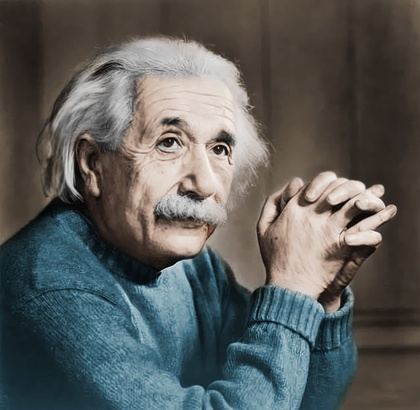
%> input picture Matlab/GenerateJigsaw/Albert_Einstein.jpg, 420 x 410 px, shrunk from 640 x 625 before the run
$ octave --eval "JigSaw;"   (GNU Octave 9; MATLAB toolbox functions it lacks are replaced by stand-ins)
%> lines starting %> are read from the running program, lines starting %| are printed output that depends on the picture
function JigSaw
% written by Lindo Ouseph
% Research scholar, Department of Electronics,CUSAT,Kochi,India
% Jigsaw puzzle
close all;clc
global status h s D1 m Im
status=0;
% [file path]=uigetfile('*');
% Im=imread([path,file]);
Im=imread('Albert_Einstein.jpg');
%> Im is the input picture: size 410x420x3 uint8; mean R, G, B 90.4, 92.1, 90
% m=input('Partitions : ');
m=4;
s=size(Im);
%> s = [410 420 3]
dr=floor(s(1)/m);dc=floor(s(2)/m);
%> after `dr=floor(s(1)/m)`: dr = 102
%> after `dc=floor(s(2)/m)`: dc = 105
for i=1:m
    for j=1:m
        D{i,j}=Im(dr*(i-1)+1:dr*i,dc*(j-1)+1:dc*j,:);
    end
end
%> after the loop, D = 16 items
R=rand(m^2,1);[V,I]=sort(R);D1=D;
%> after `D1=D`: D1 = 16 items
for i=1:length(I);D1{i}=D{I(i)};end
h.f=figure('menubar','none',...
    'numbertitle','off',...
    'paperunit','points',...
    'name','Jigsaw',...
    'PaperSize',[s(1),s(2)],...
    'PaperUnits','points',...
    'WindowButtonDownFcn',@Down,...
    'WindowButtonUpFcn',@Up,...
    'WindowButtonMotionFcn',@Motion);
%> h.f = 1

h.im=imshow(cell2mat(D1));
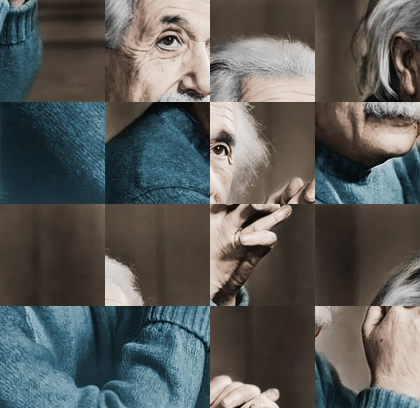
%> displayed picture: size 408x420x3, on the screen's scale of 0 to 255; mean R, G, B 90.5, 92.1, 90
%> h.im = -39.77
h.a=get(h.im,'parent');
%> h.a = -34.64
p=get(h.f,'position');
%> p = [300 200 560 420]
set(h.f,'position',[0 0 s(2) s(1)]);
set(h.a,'position',[0 0 1 1])
%--------------------------------------------------------------------------
% [12 lines left out: function Down, not called in this run]
%--------------------------------------------------------------------------
% [17 lines left out: function Up, not called in this run]
%--------------------------------------------------------------------------
% [26 lines left out: function Motion, not called in this run]
%--------------------------------------------------------------------------
